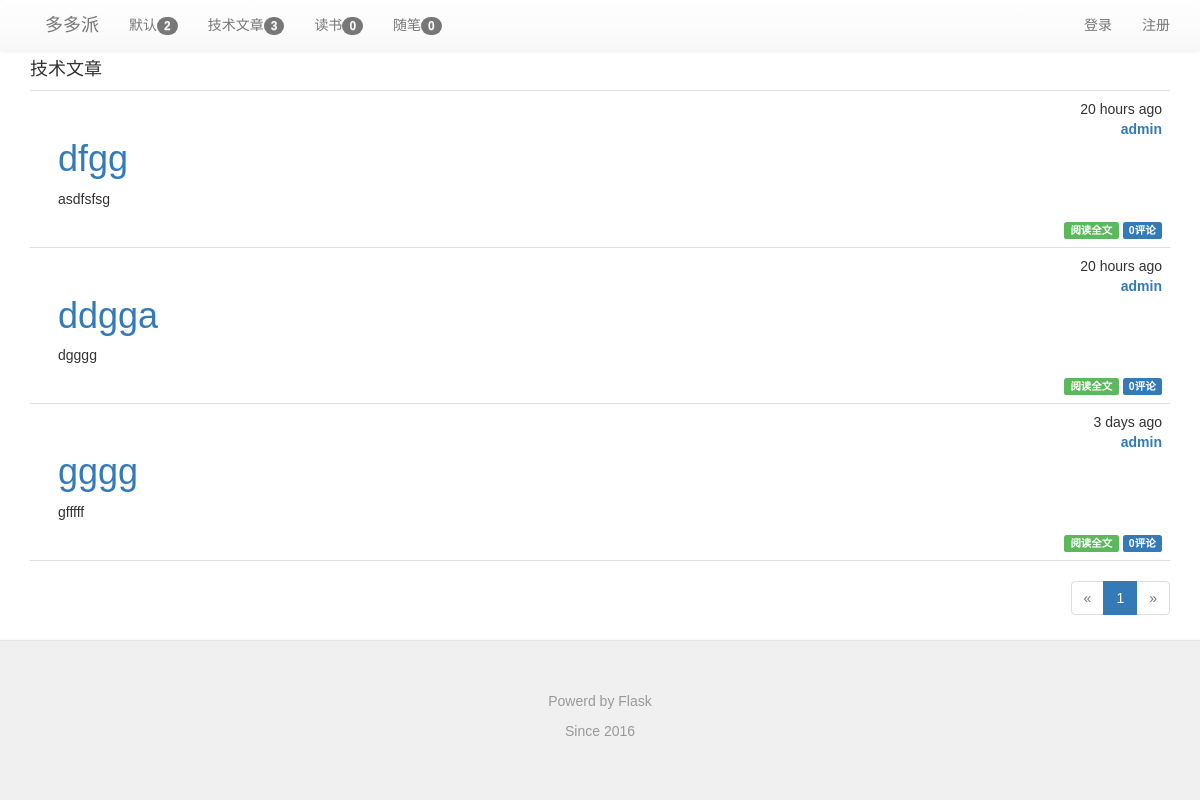
Page /category/2 on the earlier database version.
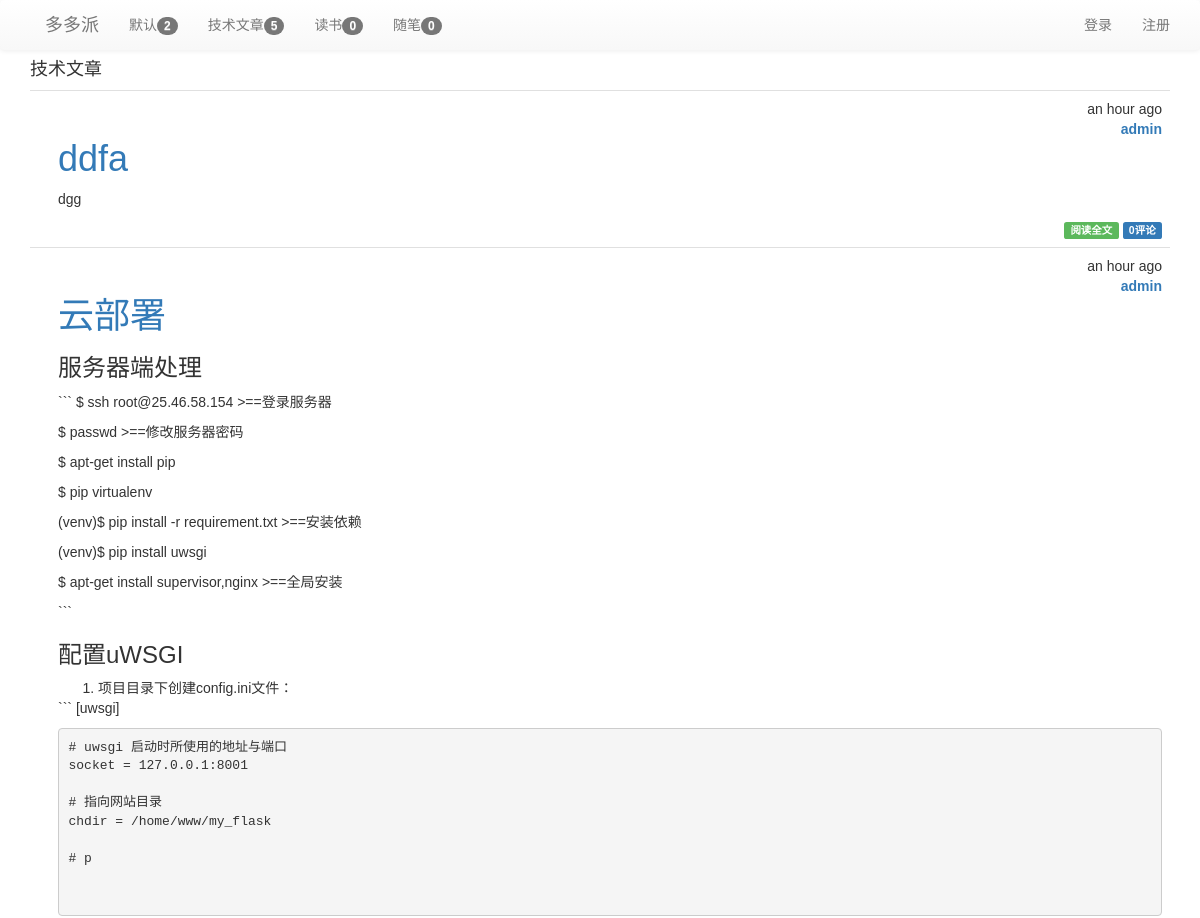
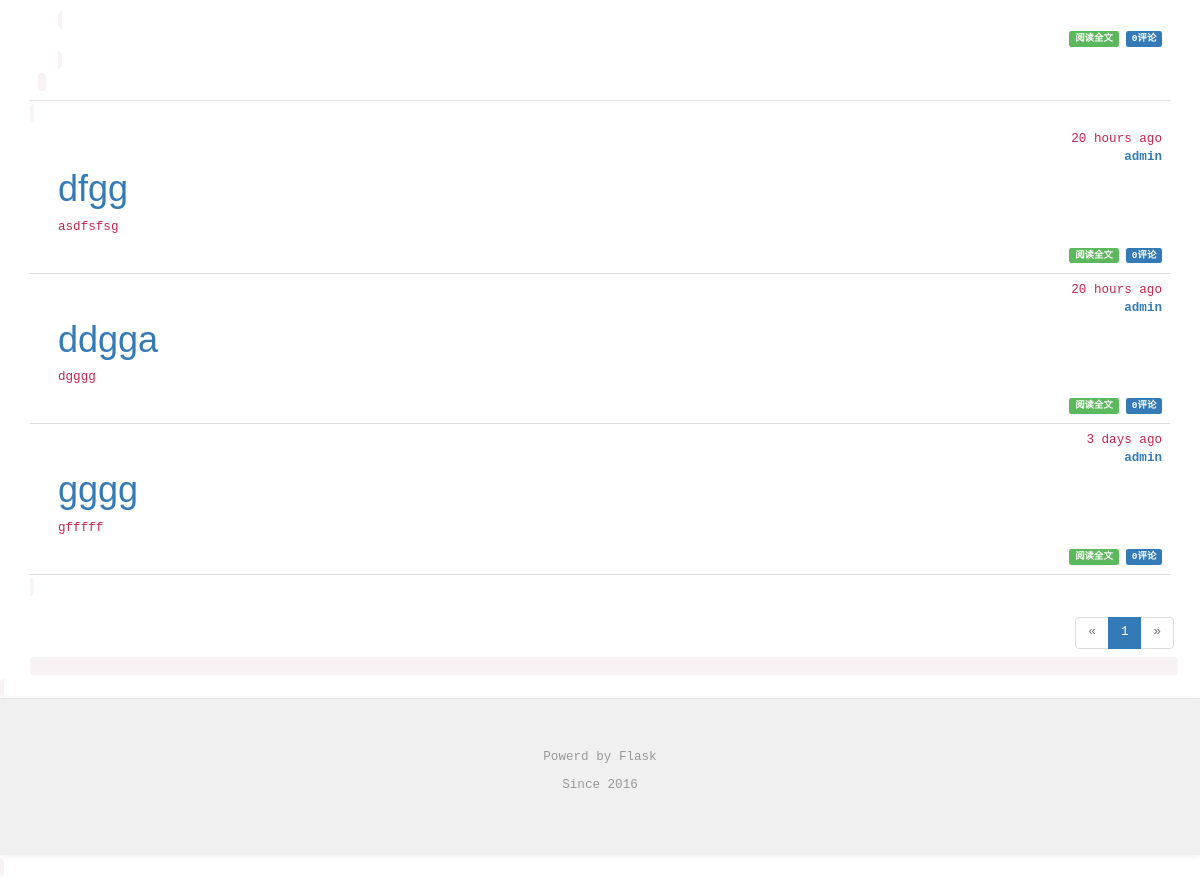
Same page on the later database version (2 pictures, top to bottom).
### app/models.py (models this page shows, shortened)
class Category(db.Model):
    __tablename__ = 'categories'
    id = db.Column(db.Integer,primary_key=True)
    name = db.Column(db.String(64),unique=True)
    posts = db.relationship('Post',backref='category',lazy='dynamic')

class Post(db.Model):
    __tablename__ = 'posts'
    id = db.Column(db.Integer,primary_key=True)
    title = db.Column(db.Text(128))
    body = db.Column(db.Text)
    body_html = db.Column(db.Text)
    timestamp = db.Column(db.DateTime,index=True,default=datetime.utcnow)
    auth_id = db.Column(db.Integer,db.ForeignKey('users.id'))
    category_id = db.Column(db.Integer,db.ForeignKey('categories.id'))
    comments = db.relationship('Comment',backref='post',lazy='dynamic')
    visits = db.Column(db.Integer,nullable=False,default=int(10))

class User(UserMixin, db.Model):
    __tablename__ = 'users'
    id = db.Column(db.Integer, primary_key=True)
    email = db.Column(db.String(64), unique=True, index=True)
    username = db.Column(db.String(64), unique=True, index=True)
    role_id = db.Column(db.Integer, db.ForeignKey('roles.id'))
    password_hash = db.Column(db.String(128))
    confirmed = db.Column(db.Boolean, default=False)
    name = db.Column(db.String(64))
    location = db.Column(db.String(64))
    about_me = db.Column(db.Text())
    member_since = db.Column(db.DateTime(), default=datetime.utcnow)
    last_seen = db.Column(db.DateTime(), default=datetime.utcnow)
    posts = db.relationship('Post',backref='author',lazy='dynamic')
    followed = db.relationship('Follow',
                               foreign_keys=[Follow.follower_id],
                               backref=db.backref('follower',lazy='joined'),
                               lazy='dynamic',cascade='all,delete-orphan')
    followers = db.relationship('Follow',
                                foreign_keys=[Follow.followed_id],
                                backref=db.backref('followed',lazy='joined'),
                                lazy='dynamic',cascade='all,delete-orphan')
    sendto = db.relationship('Message',
                             foreign_keys=[Message.sendto_id],
                             backref=db.backref('sendto',lazy='joined'),
                             lazy='dynamic',cascade='all,delete-orphan'
                             )
    author = db.relationship('Message',
                             foreign_keys=[Message.author_id],
                             backref=db.backref('author',lazy='joined'),
                             lazy='dynamic',cascade='all,delete-orphan'
                             )
    comments = db.relationship('Comment',backref='author',lazy='dynamic')
    starposts = db.relationship('Post',secondary='stars',backref=db.backref('stared',lazy='joined'),lazy='joined')
    @property
    def password(self):
        raise AttributeError('password is not a readable attribute')

### app/main/views.py (the view)
@main.route('/category/<int:id>')
def category(id):
    category = Category.query.get_or_404(id)
    page = request.args.get('page',1,type=int)
    pagination = category.posts.order_by(Post.timestamp.desc()).paginate(
        page,per_page=current_app.config['FLASKY_POSTS_PER_PAGE'],
        error_out=False
    )
    posts = pagination.items
    return render_template('category.html',category=category,posts=posts,pagination=pagination)

### app/auth/views.py (called while the page is built)
@auth.before_app_request
def before_request():
    if current_user.is_authenticated:
        current_user.ping()
        if not current_user.confirmed \
            and request.endpoint[:5] != 'auth.' \
            and request.endpoint != 'static':
            return redirect(url_for('auth.unconfirmed'))

### app/main/__init__.py (called while the page is built)
@main.app_context_processor
def inject_permission():
    return dict(Permission=Permission)

### app/main/views.py (called while the page is built)
@main.before_app_request
def before_request(): #定义全局变量
    g.categories=Category.query.all()
    g.hotpost = Post.query.order_by(Post.visits.desc()).all()

@main.after_app_request
def after_request(response):
    for query in get_debug_queries():
        if query.duration >= current_app.config['FLASKY_SLOW_DB_QUERY_TIME']:
            current_app.logger.warning(
                'Slow query:%s\nParameters: %s\nDuration: %fs\nContext: %s\n'
                %(query.statement,query.parameters,query.duration,query.context)
            )
    return response

### app/models.py (called while the page is built)
    def can(self, permissions):
        return False

    def is_administrator(self):
        return False

### app/templates/category.html (shortened to what this page needs)
{% extends "base.html" %}
{% import "_macros.html" as macros %}
{% block page_content %}
<h4>{{ category.name }}</h4>
{% include '_posts_thumbnail.html' %}
{% if pagination %}
<div class="pagination">
    {{ macros.pagination_widget(pagination, '.category',id=category.id) }}
</div>
{% endif %}
{% endblock %}

### app/templates/base.html (shortened to what this page needs)
{% extends "bootstrap/base.html" %}
{% block head %}
{{ super() }}
<link rel="stylesheet" type="text/css" href="{{ url_for('static', filename='css/bootstrap.css') }}">
<link rel="stylesheet" type="text/css" href="{{ url_for('static', filename='css/bootstrap.min.css') }}">
<link rel="stylesheet" type="text/css" href="{{ url_for('static', filename='css/bootstrap-theme.css') }}">
<link rel="stylesheet" type="text/css" href="{{ url_for('static', filename='css/bootstrap-theme.min.css') }}">
<link rel="stylesheet" type="text/css" href="{{ url_for('static', filename='styles.css') }}">
{% endblock %}
{% block navbar %}
<div class="nav navbar-default">
    <div class="container">
        <div class="navbar-header">
            <a class="navbar-brand" href="/">多多派</a>
        </div>
            <ul class="nav navbar-nav">
            {% for category in g.categories %}
                <li><a href="{{ url_for('main.category',id=category.id)}}">{{category.name}}<span class="badge">{{category.posts.count()}}</span></a></li>
            {% endfor %}
            </ul>
            <ul class="nav navbar-nav navbar-right">
                <li><a href="{{url_for('auth.register')}}">注册</a></li>
            </ul>
            <ul class="nav navbar-nav navbar-right">
                {% if current_user.is_authenticated %}
                <li class="dropdown">
                    <a href="#" class="dropdown-toggle" data-toggle="dropdown">{{current_user.username}}的账号<b class="caret"></b></a>
                    <ul class="dropdown-menu">
                        <li><a href="{{ url_for('auth.change_password') }}">修改密码</a></li>
                        <li><a href="{{ url_for('auth.change_email_request') }}">修改邮箱</a></li>
                        <li><a href="{{ url_for('main.profile',username=current_user.username) }}">用户资料</a></li>
                        <li><a href="{{ url_for('auth.logout') }}">退出登录</a></li>
                    </ul>
                </li>
                {% else %}
                <li><a href="{{ url_for('auth.login') }}">登录</a></li>
                {% endif %}
             </ul>
        </div>
   </div>
{% endblock %}
{% block content %}
<div class="container">
    {% block page_content %}{% endblock %}
</div>
<div class="nav navbar-default">
  <footer class="blog-footer">
      <p>Powerd by Flask</p>
      <p>Since 2016</p>
  </footer>
</div>
{% endblock %}

### app/templates/_macros.html
{% macro pagination_widget(pagination, endpoint,fragment='') %}
<ul class="pagination">
    <li{% if not pagination.has_prev %} class="disabled"{% endif %}>
        <a href="{% if pagination.has_prev %}{{ url_for(endpoint, page=pagination.prev_num, **kwargs) }}{{fragment}}{% else %}#{% endif %}">
            &laquo;
        </a>
    </li>
    {% for p in pagination.iter_pages() %}
        {% if p %}
            {% if p == pagination.page %}
            <li class="active">
                <a href="{{ url_for(endpoint, page = p, **kwargs) }}{{ fragment}}">{{ p }}</a>
            </li>
            {% else %}
            <li>
                <a href="{{ url_for(endpoint, page = p, **kwargs) }}{{fragment}}">{{ p }}</a>
            </li>
            {% endif %}
        {% else %}
        <li class="disabled"><a href="#">&hellip;</a></li>
        {% endif %}
    {% endfor %}
    <li{% if not pagination.has_next %} class="disabled"{% endif %}>
        <a href="{% if pagination.has_next %}{{ url_for(endpoint, page=pagination.next_num, **kwargs) }}{{fragment}}{% else %}#{% endif %}">
            &raquo;
        </a>
    </li>
</ul>
{% endmacro %}

### app/templates/_posts_thumbnail.html (shortened to what this page needs)
<ul class="posts">
    {% for post in posts %}
    <li class="post">
        <div class="post-content">
            <div class="post-date">{{ moment(post.timestamp).fromNow() }}</div><br/>
            <div class="post-auth"><a href="{{ url_for('.profile',username=post.author.username) }}">{{ post.author.username }}</a></div>
            <div class="post-title text-primary">
                {% if post.title %}
                <h1>{{ post.title }}</h1>
                {% endif %}
            </div>
            <div class="post-body">
                {% if post.body_html %}
                    {{ post.body_html[:500]| safe }}
                {% else %}
                    {{ post.body[:500] }}
                {% endif %}
            </div>
            <div class="post-footer">
                <a href="{{ url_for('.post',id=post.id) }}">
                    <span class="label label-success">阅读全文</span>
                </a>
                <a href="{{ url_for('.post',id=post.id) }}#comments">
                    <span class="label label-primary">{{ post.comments.count() }}评论</span>
                </a>
            </div>
        </div>
    </li>
    {% endfor %}
</ul>

### app/static/styles.css (style rules this page uses)
body,button, input, select, textarea,h1 ,h2, h3, h4, h5, h6 { font-family: Microsoft YaHei , Tahoma, Helvetica, Arial, "\5b8b\4f53"; }
ul.posts { list-style-type: none; padding: 0px; margin: 0px 0px 0px 0px; border-top: 1px solid #e0e0e0; }
ul.posts li.post { padding: 8px; border-bottom: 1px solid #e0e0e0; }
div.post-date { float: right; }
div.post-auth { float: right; font-weight: bold; }
div.post-content { margin-left: 20px; min-height: 20px; }
div.post-footer { text-align:right; }
div.pagination { width: 100%; text-align: right; padding: 0px; margin: 0px; }
footer.blog-footer { padding: 50px; color: #999; text-align: center; background-color: #f0f0f0; border-top: 1px solid #e5e5e5; }

Differences in the rows shown:
computed for Category "技术文章": posts.count "3" → "5"
added Post: timestamp "an hour ago", author.username "admin", title "ddfa", body_html "dgg", comments.count "0"
added Post: timestamp "an hour ago", author.username "admin", title "云部署", body_html "服务器端处理 ``` $ ssh root@25.46.58.154 >==登录服务器 $ passwd >==修改服务器密码 $ apt-get install pip $ pip virtualenv (venv)$ pip install -r requirement.txt >==安装依赖 (venv)$ pip install uwsgi $ apt-get install supervisor,nginx >==全局安装 ``` 配置uWSGI 项目目录下创建config.ini文件： ``` [uwsgi] # uwsgi 启动时所使用的地址与端口 socket = 127.0.0.1:8001 # 指向网站目录 chdir = /home/www/my_flask # p", comments.count "0"
